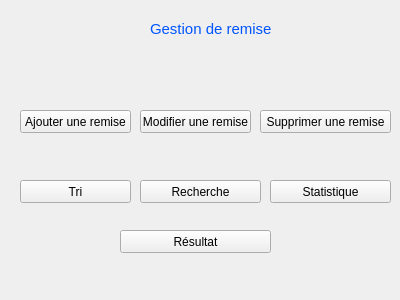
<?xml version="1.0" encoding="UTF-8"?>
<ui version="4.0">
 <class>Gestionderemise</class>
 <widget class="QWidget" name="Gestionderemise">
  <property name="geometry">
   <rect>
    <x>0</x>
    <y>0</y>
    <width>400</width>
    <height>300</height>
   </rect>
  </property>
  <property name="windowTitle">
   <string>Form</string>
  </property>
  <widget class="QLabel" name="label">
   <property name="geometry">
    <rect>
     <x>150</x>
     <y>20</y>
     <width>171</width>
     <height>16</height>
    </rect>
   </property>
   <property name="styleSheet">
    <string notr="true">font: 75 8pt &quot;Times New Roman&quot;;</string>
   </property>
   <property name="text">
    <string>&lt;html&gt;&lt;head/&gt;&lt;body&gt;&lt;p&gt;&lt;span style=&quot; font-size:11pt; color:#0055ff;&quot;&gt;Gestion de remise&lt;/span&gt;&lt;/p&gt;&lt;/body&gt;&lt;/html&gt;</string>
   </property>
  </widget>
  <widget class="QPushButton" name="pushButton">
   <property name="geometry">
    <rect>
     <x>20</x>
     <y>110</y>
     <width>111</width>
     <height>23</height>
    </rect>
   </property>
   <property name="text">
    <string>Ajouter une remise</string>
   </property>
  </widget>
  <widget class="QPushButton" name="pushButton_2">
   <property name="geometry">
    <rect>
     <x>140</x>
     <y>110</y>
     <width>111</width>
     <height>23</height>
    </rect>
   </property>
   <property name="text">
    <string>Modifier une remise</string>
   </property>
  </widget>
  <widget class="QPushButton" name="pushButton_3">
   <property name="geometry">
    <rect>
     <x>260</x>
     <y>110</y>
     <width>131</width>
     <height>23</height>
    </rect>
   </property>
   <property name="text">
    <string>Supprimer une remise</string>
   </property>
  </widget>
  <widget class="QPushButton" name="pushButton_4">
   <property name="geometry">
    <rect>
     <x>20</x>
     <y>180</y>
     <width>111</width>
     <height>23</height>
    </rect>
   </property>
   <property name="text">
    <string>Tri</string>
   </property>
  </widget>
  <widget class="QPushButton" name="pushButton_5">
   <property name="geometry">
    <rect>
     <x>140</x>
     <y>180</y>
     <width>121</width>
     <height>23</height>
    </rect>
   </property>
   <property name="text">
    <string>Recherche</string>
   </property>
  </widget>
  <widget class="QPushButton" name="pushButton_6">
   <property name="geometry">
    <rect>
     <x>270</x>
     <y>180</y>
     <width>121</width>
     <height>23</height>
    </rect>
   </property>
   <property name="text">
    <string>Statistique</string>
   </property>
  </widget>
  <widget class="QPushButton" name="pushButton_7">
   <property name="geometry">
    <rect>
     <x>120</x>
     <y>230</y>
     <width>151</width>
     <height>23</height>
    </rect>
   </property>
   <property name="text">
    <string>Résultat</string>
   </property>
  </widget>
 </widget>
 <resources/>
 <connections/>
</ui>
